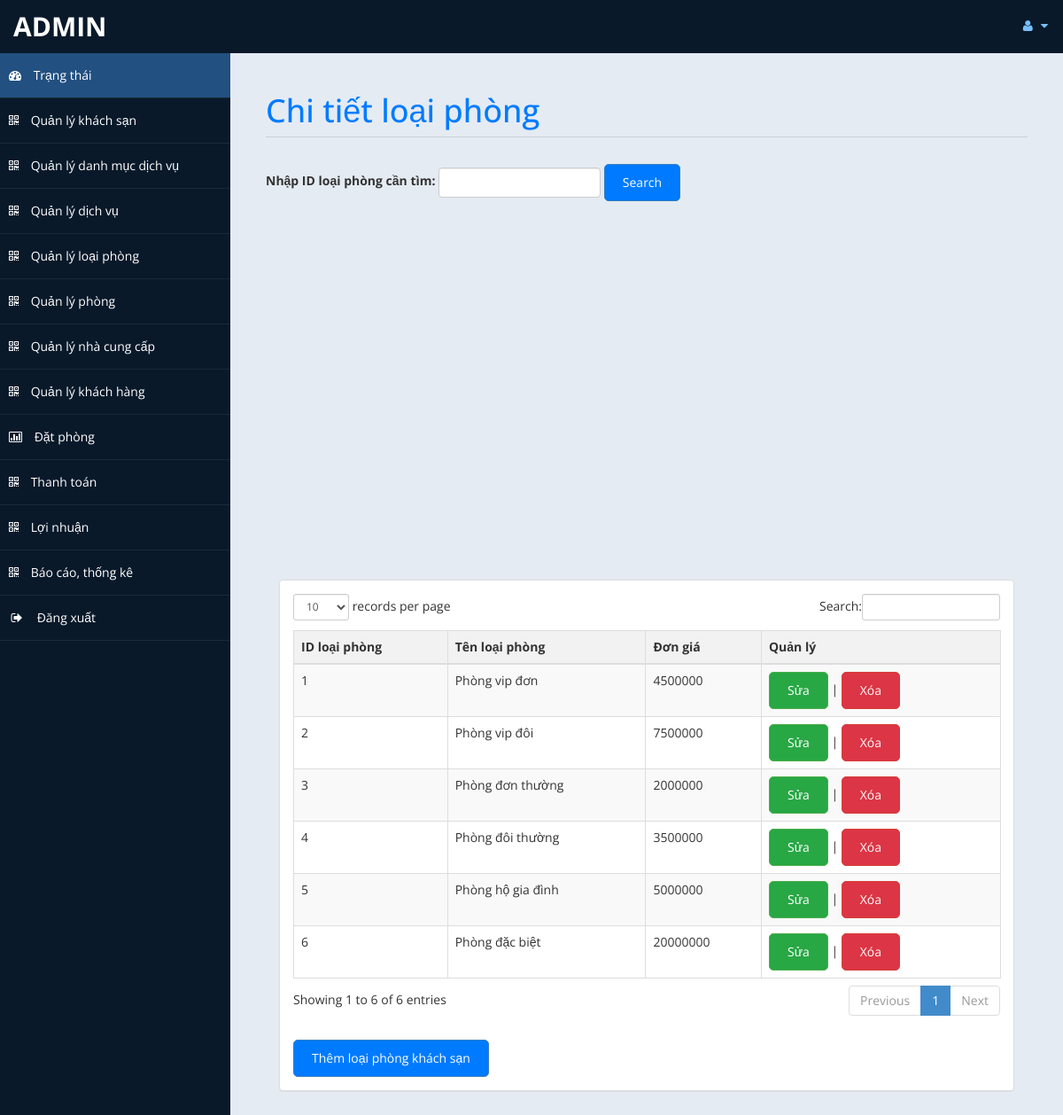
The app's page /admin/loaiphong.php (signed in) with its own data.
### tables this page shows
CREATE TABLE `loaiphong` (
  `IDLOAIPHONG` varchar(10) NOT NULL,
  `TEN` varchar(100) NOT NULL,
  `DONGIA` float NOT NULL
);

### admin/loaiphong.php (the view, shortened to what this page needs)
<?php
include('db.php');
if (isset($_GET['search_idloaiphong'])) {
    $search_idloaiphong = $_GET['search_idloaiphong'];
    $sql = "SELECT * FROM loaiphong WHERE IDloaiphong LIKE '%$search_idloaiphong%'";
} else {
    $sql = "SELECT * FROM loaiphong";
}
$re = mysqli_query($con, $sql);
?>
<!DOCTYPE html>
<html xmlns="http://www.w3.org/1999/xhtml">
<head>
    <link href="assets/css/bootstrap.css" rel="stylesheet" />
    <link href="assets/css/font-awesome.css" rel="stylesheet" />
    <link href="assets/css/thongtin.css" rel="stylesheet" />
	<link rel="stylesheet" href="assets/css/morris.css">
    <link href="assets/css/custom-styles.css" rel="stylesheet" />
    <link href="assets/js/dataTables/dataTables.bootstrap.css" rel="stylesheet" />
</head>
<body>
    <div id="wrapper">
        <nav class="navbar navbar-default top-navbar" role="navigation">
            <div class="navbar-header">
                <a class="navbar-brand" href="home.php"><?php echo $_SESSION["user"]; ?> </a>
            </div>
            <ul class="nav navbar-top-links navbar-right">
                <li class="dropdown">
                    <a class="dropdown-toggle" data-toggle="dropdown" href="#" aria-expanded="false">
                        <i class="fa fa-user fa-fw"></i> <i class="fa fa-caret-down"></i>
                    </a>
                </li>
            </ul>
        </nav>
        <nav class="navbar-default navbar-side" role="navigation">
        <div class="sidebar-collapse">
                <ul class="nav" id="main-menu">
                    <li>
                        <a class="active-menu" href="home.php"><i class="fa fa-dashboard"></i> Trạng thái</a>
                    </li>
                    <li>
                        <a  href="khachsan.php"><i class="fa fa-qrcode"></i> Quản lý khách sạn</a>
                    </li>
                    <li>
                        <a href="danhmuc.php"><i class="fa fa-qrcode"></i> Quản lý danh mục dịch vụ</a>
                    </li>
                    <li>
                        <a  href="loaiphong.php"><i class="fa fa-qrcode"></i> Quản lý dịch vụ</a>
                    </li>
                    <li>
                        <a href="loaiphong.php"><i class="fa fa-qrcode"></i> Quản lý loại phòng</a>
                    </li>
                    <li>
                        <a  href="phong.php"><i class="fa fa-qrcode"></i> Quản lý phòng</a>
                    </li>
                    <li>
                        <a href="nhacungcap.php"><i class="fa fa-qrcode"></i> Quản lý nhà cung cấp</a>
                    </li>
                    <li>
                        <a  href="khachhang.php"><i class="fa fa-qrcode"></i> Quản lý khách hàng</a>
                    </li>
                    <li>
                        <a href="datphong.php"><i class="fa fa-bar-chart-o"></i> Đặt phòng</a>
                    </li>
                    <li>
                        <a href="payment.php"><i class="fa fa-qrcode"></i> Thanh toán</a>
                    </li>
                    <li>
                        <a  href="profit.php"><i class="fa fa-qrcode"></i> Lợi nhuận</a>
                    </li>
                    <li>
                        <a href="quanlythongke.php"><i class="fa fa-qrcode"></i> Báo cáo, thống kê</a>
                    </li>
                    <li>
    <a href="#" onclick="confirmLogout();">
        <i class="fa fa-sign-out fa-fw"></i> Đăng xuất
    </a>
</li>
					</ul>
            </div>
        </nav>
        <div id="page-wrapper" >
        <div id="page-inner">
			 <div class="row">
                    <div class="col-md-12">
                        <h1 class="page-header">
                           Chi tiết loại phòng<small> </small>
                        </h1>
                        <form action="" method="GET" class="form-inline">
                                <div class="form-group">
                                    <label for="search_idloaiphong">Nhập ID loại phòng cần tìm:</label>
                                    <input type="text" class="form-control" id="search_idloaiphong" name="search_idloaiphong">
                                </div>
                                <button type="submit" class="btn btn-primary">Search</button>
                            </form>
                    </div>
                </div>
            <br>
				<br>
				<br>
				<br><div id="chart"></div>
        <div class="col-md-12">
                    <div class="panel panel-default">
    <div class="panel-body">
        <div class="table-responsive table-striped-body">
            <table class="table table-striped table-bordered table-hover" id="dataTables-example">
                <thead>
                    <tr>
                        <th>ID loại phòng</th>
                        <th>Tên loại phòng</th>
                        <th>Đơn giá</th>
                        <th>Quản lý</th>
                    </tr>
                </thead>
                <tbody>
                    <?php
                        while ($row = mysqli_fetch_array($re)) {
                            $id = $row['IDLOAIPHONG'];
                            echo "<tr class='" . ($id % 2 == 1 ? 'gradeC' : 'gradeU') . "'>";
                            echo "<td>" . $row['IDLOAIPHONG'] . "</td>";
                            echo "<td>" . $row['TEN'] . "</td>";
                            echo "<td>" . $row['DONGIA'] . "</td>";
                            echo "<td>
                                    <a href='edit_loaiphong.php?id=$id' class='btn btn-success'>Sửa</a> |
                                    <a href='javascript:void(0);' onclick='confirmDelete($id)' class='btn btn-danger'>Xóa</a>
                                  </td>";
                            echo "</tr>";
                        }
                    ?>
                </tbody>
            </table>
            <div class="btn-container">
                <a href="themloaiphong.php" class="btn btn-primary">Thêm loại phòng khách sạn</a>
            </div>
        </div>
    </div>
</div>
                </div>
                </div>
            </div>
    </div>
</body>
</html>

### admin/assets/css/thongtin.css (style rules this page uses)
body { font-family: Arial, sans-serif; background-color: #f8f9fa; }
#page-inner { padding: 20px; }
h1.page-header { color: #007bff; margin-bottom: 30px; }
table { width: 100%; border-collapse: collapse; margin-top: 20px; }
th, td { border: 1px solid #dee2e6; padding: 12px; text-align: left; }
tr.gradeC { background-color: #f2f2f2; }
tr.gradeU { background-color: #e6e6e6; }
.btn { padding: 10px 20px; border-radius: 5px; text-decoration: none; color: #fff; }
.btn-primary { background-color: #007bff; }
.btn-success { background-color: #28a745; }
.btn-danger { background-color: #dc3545; }
.btn-container { margin-top: 20px; }
#dataTables-example { width: 100%; margin: 1em 0; border-collapse: collapse; border-spacing: 0; }
#dataTables-example th { background-color: #f2f2f2; font-weight: bold; padding: 8px; text-align: left; }
#dataTables-example td { padding: 8px; border-bottom: 1px solid #ddd; }
#dataTables-example tbody tr.gradeC { background-color: #f9f9f9; }
#dataTables-example tbody tr.gradeU { background-color: #ffffff; }

### admin/assets/css/custom-styles.css (style rules this page uses)
body { font-family: 'Open Sans', sans-serif; }
#wrapper { width: 100%; background:#09192A; }
#page-wrapper { padding: 15px 15px; min-height: 600px; background:#E5EBF2; }
#page-inner { width:100%; margin:10px 20px 10px 0px; background-color:transparent; padding:10px; min-height:1200px; }
h1, .h1, h2, .h2, h3, .h3 { margin-bottom: -5px; }
.page-header { padding-bottom: 9px; margin: 10px 0 45px; border-bottom: 1px solid #C7D1DD; }
.top-navbar { margin:0px; }
.top-navbar .navbar-brand { color: #fff; width: 260px; text-align: left; height: 60px; font-size: 30px; font-weight: 700; text-transform: uppercase; line-height: 30px; }
.top-navbar .nav > li { position: relative; display: inline-block; }
.top-navbar .nav > li > a { position: relative; display: block; padding: 19px 15px; color: #77C0FD; }
.active-menu { background-color:#225081!important; }
.sidebar-collapse , .sidebar-collapse .nav { background:none; }
.sidebar-collapse .nav { padding:0; }
.sidebar-collapse .nav > li > a { color:#fff; background:transparent; text-shadow:none; }
.sidebar-collapse > .nav > li > a { padding:15px 10px; }
.sidebar-collapse > .nav > li { border-bottom: 1px solid rgba(107, 108, 109, 0.19); }
.navbar-side { border:none; background-color: transparent; }
.top-navbar { background:#09192A; border-bottom:none; }
.top-navbar .nav > li > a > i { margin-right: 2px; }
.navbar-default { border:0px solid black; }
.navbar-header { background: #09192A; }
.nav > li > a > i { margin-right:10px; }
@media (min-width:768px) { #page-wrapper { margin: 0 0 0 260px; padding: 15px 30px; min-height: 1200px; } }
@media (min-width:768px) { .navbar-side { z-index: 1; position: absolute; width: 260px; } }
@media (min-width:768px) { .navbar { border-radius: 0px; } }

### records on screen
loaiphong: IDLOAIPHONG "1", TEN "Phòng vip đơn", DONGIA "4500000"
loaiphong: IDLOAIPHONG "2", TEN "Phòng vip đôi", DONGIA "7500000"
loaiphong: IDLOAIPHONG "3", TEN "Phòng đơn thường", DONGIA "2000000"
loaiphong: IDLOAIPHONG "4", TEN "Phòng đôi thường", DONGIA "3500000"
loaiphong: IDLOAIPHONG "5", TEN "Phòng hộ gia đình", DONGIA "5000000"
loaiphong: IDLOAIPHONG "6", TEN "Phòng đặc biệt", DONGIA "20000000"

### other values on screen
$_SESSION["user"] "ADMIN"
